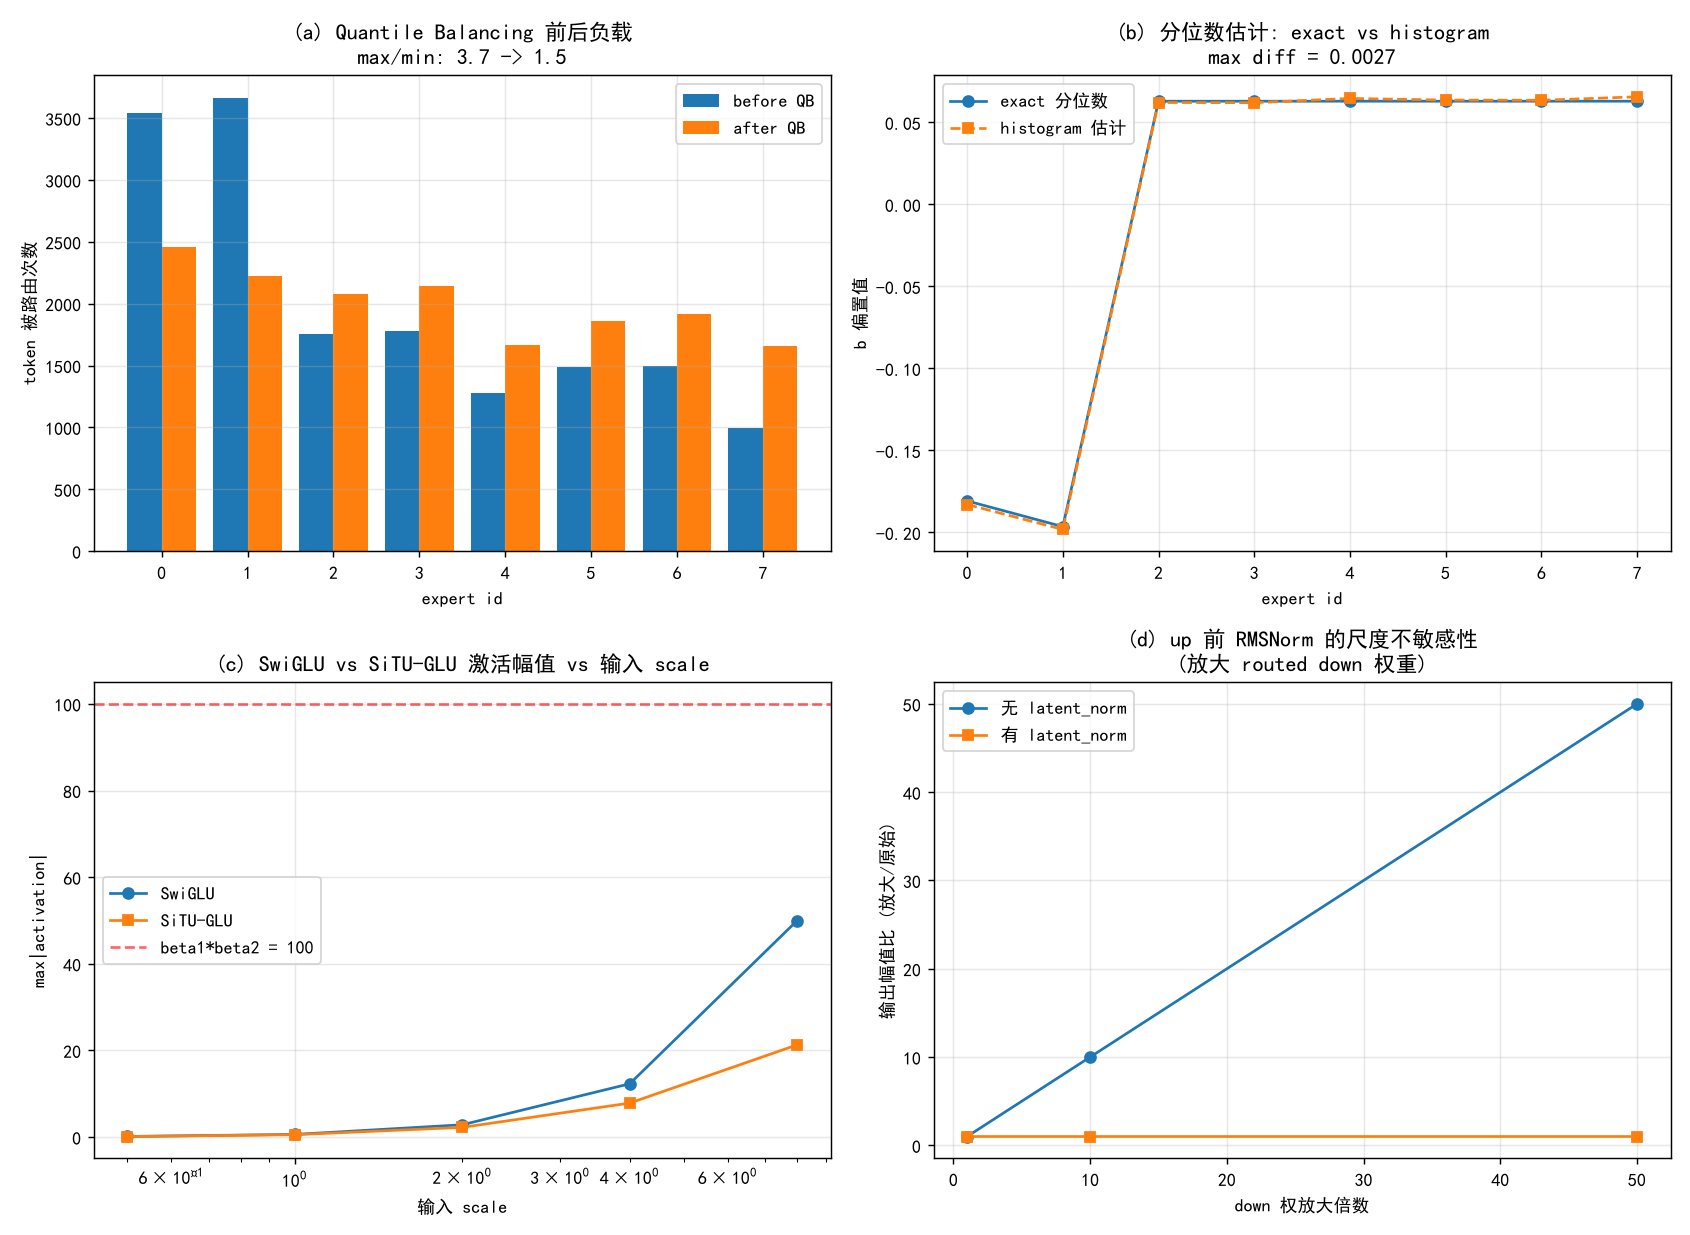

The Python source for this figure:
# -*- coding: utf-8 -*-
"""Stable LatentMoE 教学演示 —— K3 稀疏前馈 + 分位数负载均衡（论文 §2.3, Eqs. 11-14）。

运行:
    python experiments/moe/demo_stable_latent_moe.py
产出:
    experiments/moe/demo_stable_latent_moe.png   (2x2 四联图)
    experiments/moe/demo_stable_latent_moe.json  (关键数值, 供文档引用)

四联图(全部在 CPU 微型配置上运行, 可复现):
  (a) Quantile Balancing 前后负载柱状图 —— 一次 update_bias 把"热专家/冷专家"
      的载荷拉平, 对应论文 §2.3.3 "一步到达目标负载, 无需学习率", 兼附
      max_min_ratio / cv 两个健康指标;
  (b) 分位数估计精确性: update_bias_exact(torch.quantile) vs 直方图分箱估计
      (附录 D), 两者偏置差 ≤ 一个 bin 宽 —— 直方图方法只有微小近似损失;
  (c) SwiGLU vs SiTU-GLU 激活幅值 vs 输入尺度: SwuGLU 发散, SiTU-GLU 被钳在
      beta1*beta2 = 100 内(§2.3.2, Eq. 17);
  (d) up-projection 前的 RMSNorm: 把路由分支的 down 权重放大若干倍,
      无 latent_norm 的输出幅值随之放大, 有 latent_norm 的保持不变
      (对应测试 test_rmsnorm_stable_before_up_projection_removes_scale_sensitivity)。

一次运行产出 PNG + JSON, 并打印各子图关键读数; 文档 Phase 4.8 直接用这些数值
回填。所有代码 CPU 可运行, 无外部依赖(仅 torch/matplotlib)。
"""
from __future__ import annotations

import json
import pathlib
import sys

import matplotlib
matplotlib.use("Agg")
import matplotlib.pyplot as plt  # noqa: E402
import torch  # noqa: E402

ROOT = pathlib.Path(__file__).resolve().parents[6]
sys.path.insert(0, str(ROOT / "src"))
sys.path.insert(0, str(ROOT))

from plot_utils import setup_cjk_font  # noqa: E402  (experiments/attnres/plot_utils.py)

setup_cjk_font()

from models.llm.kimi_k3.config import MoEConfig  # noqa: E402
from models.llm.kimi_k3.modules.moe import StableLatentMoE  # noqa: E402
from models.llm.kimi_k3.modules.router_qb import QuantileBalancingRouter  # noqa: E402
from models.llm.kimi_k3.modules.situ_glu import SiTUGLU, SwiGLU  # noqa: E402

OUT = pathlib.Path(__file__).resolve().parent


def make_cfg(**kw) -> MoEConfig:
    """微型 MoE 配置(与 tests/math/test_moe.py 使用同一套 shape 约束)。"""
    base = dict(
        n_routed=8, n_shared=2, top_k=2, latent_dim=16,
        expert_hidden=24, shared_hidden=24, qb_bins=256,
    )
    base.update(kw)
    return MoEConfig(**base)


def make_imbalanced_router(dim, n_experts, top_k, hot, bins=256, seed=0):
    """构造一个"随机路由就天然失衡"的 Router: 放大热门专家权重行。

    复现论文 §2.3.3 想解决的 hot-expert 问题：在没有任何 bias 干预前,
    对任意 token 分数的 sigmoid() 对热门专家的值都更大 -> Top-k 路由天然
    集中在 hot 子集。这就是 QB 要矫治的载荷再平衡场景。
    """
    torch.manual_seed(seed)
    r = QuantileBalancingRouter(dim=dim, n_experts=n_experts, top_k=top_k,
                                enabled=True, bins=bins)
    with torch.no_grad():
        for e in hot:
            r.weight.data[e] *= 6.0
    return r


def collect_routing(router, n_batches, batch, dim, seed=0):
    """让 router 连续 n_batches 个随机 batch 做训练态前向, 拼接 scores/cutoffs。

    training 模式会把 histogram/load 累加进 buffer, 这正是 demo (a) 要观测的。
    """
    router.train()
    torch.manual_seed(seed)
    scores_all, cutoffs_all = [], []
    for _ in range(n_batches):
        x = torch.randn(batch, dim)
        out = router(x)
        scores_all.append(out.scores.detach())
        cutoffs_all.append(out.cutoff.detach())
    return torch.cat(scores_all, 0), torch.cat(cutoffs_all, 0)


def demo_quantile_balancing(dim=32, n_experts=8, top_k=2, n_batches=40,
                            batch=200, hot=(0, 1), bins=256):
    """(a)+(b) 分位数均衡的度量与估计精度。

    返回值里同时给出:
      - 均衡前/后的 load 分布与 max/min、cv 指标
      - exact 偏置(torch.quantile 真值)与直方图分箱估计的对比及差值
    """
    r = make_imbalanced_router(dim, n_experts, top_k, list(hot), bins=bins, seed=0)

    # --- 修复前: 收集 loads ---
    scores, cutoffs = collect_routing(r, n_batches, batch, dim, seed=1)
    load_before = [int(v) for v in r.load.tolist()]
    stats_before = r.load_balance_stats()

    # --- exact 偏置: torch.quantile 真值(Eq. 14 在全量坐标上直接做) ---
    r_exact = make_imbalanced_router(dim, n_experts, top_k, list(hot), bins=bins, seed=0)
    exact_bias = r_exact.update_bias_exact(scores, cutoffs)
    exact_arr = [float(v) for v in exact_bias.tolist()]

    # --- histogram 偏置: 同一批数据按 batch 切块喂进直方图(附录 D) ---
    r_hist = make_imbalanced_router(dim, n_experts, top_k, list(hot), bins=bins, seed=0)
    r_hist.histogram.zero_()
    r_hist.token_count.zero_()
    for i in range(0, scores.shape[0], batch):
        s = scores[i:i + batch]
        c = cutoffs[i:i + batch]
        top_idx = torch.topk(s + r_hist.bias, top_k, dim=-1).indices
        r_hist._accumulate(s.detach(), c.detach(), top_idx.detach())
    hist_bias = r_hist.update_bias()
    hist_arr = [float(v) for v in hist_bias.tolist()]

    # --- 修复后: 把 exact bias 写回原始 router, 重新收集(均衡路由) ---
    with torch.no_grad():
        r.bias.copy_(exact_bias)
    r.histogram.zero_()
    r.token_count.zero_()
    r.load.zero_()
    _, _ = collect_routing(r, n_batches, batch, dim, seed=2)
    load_after = [int(v) for v in r.load.tolist()]
    stats_after = r.load_balance_stats()

    err = max(abs(a - b) for a, b in zip(exact_arr, hist_arr))
    return {
        "bias_exact": exact_arr,
        "bias_hist": hist_arr,
        "max_abs_bias_diff": err,
        "load_before": load_before,
        "load_after": load_after,
        "stats_before": stats_before,
        "stats_after": stats_after,
    }


def demo_activation_bound():
    """(c) SwiGLU vs SiTU-GLU 激活幅值随输入尺度的关系。"""
    torch.manual_seed(0)
    situ = SiTUGLU(32, 64, beta_gate=4.0, beta_up=25.0)
    swiglu = SwiGLU(32, 64)
    z = torch.randn(128, 32)
    scales = [0.5, 1.0, 2.0, 4.0, 8.0]
    rows = []
    for sc in scales:
        x = z * sc
        with torch.no_grad():
            rows.append({
                "scale": sc,
                "swiglu": float(swiglu(x).abs().max()),
                "situ": float(situ(x).abs().max()),
            })
    return rows


def demo_rmsnorm_scale_scaling():
    """(d) 放大路由 down 权后, 无/有 latent_norm 的输出幅值比。"""
    torch.manual_seed(0)
    dim, n_exp, n_shared, top_k, latent = 16, 4, 1, 2, 8
    factors = [1.0, 10.0, 50.0]
    rows = []
    for factor in factors:
        cur = {}
        for use_norm in (False, True):
            cfg = make_cfg(n_routed=n_exp, n_shared=n_shared, top_k=top_k,
                           latent_dim=latent)
            moe = StableLatentMoE(dim, cfg).eval()
            with torch.no_grad():
                for p in moe.parameters():
                    p.normal_(std=0.2)
            x = torch.randn(2, 8, dim)
            flat = x.reshape(-1, dim)
            with torch.no_grad():
                lat = moe.down_proj(flat)
                route = moe.router(flat)
                rows_idx = torch.arange(len(flat), device=x.device).repeat_interleave(top_k)
                eo = moe.experts.forward_indexed(lat[rows_idx], route.indices.reshape(-1))
                u = torch.zeros_like(lat)
                u.index_add_(0, rows_idx, eo)
                base = float(moe.up_proj(moe.latent_norm(u) if use_norm else u).abs().max())
                # 放大 down 权 factor 倍, 重走路由分支
                moe.experts.down.mul_(factor)
                lat2 = moe.down_proj(flat)
                route2 = moe.router(flat)
                rows_idx2 = torch.arange(len(flat), device=x.device).repeat_interleave(top_k)
                eo2 = moe.experts.forward_indexed(lat2[rows_idx2], route2.indices.reshape(-1))
                u2 = torch.zeros_like(lat)
                u2.index_add_(0, rows_idx2, eo2)
                scaled = float(moe.up_proj(moe.latent_norm(u2) if use_norm else u2).abs().max())
            cur["ratio_with_norm" if use_norm else "ratio_no_norm"] = scaled / base
        cur["factor"] = factor
        rows.append(cur)
    return rows


def plot_demo_four(
    dim=32,
    n_experts=8,
    top_k=2,
    n_batches=40,
    batch=200,
    hot=(0, 1),
    bins=256,
):
    """计算 + 绘制 Stable LatentMoE 四联图，返回 (fig, text)。

    函数可被 gradio demo 等直接复用；绘图数据来自 demo_quantile_balancing /
    demo_activation_bound / demo_rmsnorm_scale_scaling 三个纯计算函数。
    """
    torch.set_num_threads(2)
    torch.manual_seed(0)

    qb = demo_quantile_balancing(
        dim=dim, n_experts=n_experts, top_k=top_k,
        n_batches=n_batches, batch=batch, hot=hot, bins=bins,
    )
    act = demo_activation_bound()
    rms = demo_rmsnorm_scale_scaling()

    fig, axes = plt.subplots(2, 2, figsize=(13, 9.5))

    # (a) QB 前后负载柱状
    ax = axes[0][0]
    idx = range(len(qb["load_before"]))
    ax.bar([i - 0.2 for i in idx], qb["load_before"], width=0.4, label="before QB")
    ax.bar([i + 0.2 for i in idx], qb["load_after"], width=0.4, label="after QB")
    ax.set_title("(a) Quantile Balancing 前后负载\n"
                 "max/min: %.1f -> %.1f" % (
                     qb["stats_before"]["max_min_ratio"],
                     qb["stats_after"]["max_min_ratio"]))
    ax.set_xlabel("expert id")
    ax.set_ylabel("token 被路由次数")
    ax.legend()
    ax.grid(alpha=0.3)

    # (b) exact vs histogram 分位数估计
    ax = axes[0][1]
    ax.plot(range(len(qb["bias_exact"])), qb["bias_exact"], "o-", label="exact 分位数")
    ax.plot(range(len(qb["bias_hist"])), qb["bias_hist"], "s--", label="histogram 估计")
    ax.set_title("(b) 分位数估计: exact vs histogram\nmax diff = %.4f" % qb["max_abs_bias_diff"])
    ax.set_xlabel("expert id")
    ax.set_ylabel("b 偏置值")
    ax.legend()
    ax.grid(alpha=0.3)

    # (c) 激活有界性
    ax = axes[1][0]
    ax.semilogx([r["scale"] for r in act], [r["swiglu"] for r in act],
                "o-", label="SwiGLU")
    ax.semilogx([r["scale"] for r in act], [r["situ"] for r in act],
                "s-", label="SiTU-GLU")
    ax.axhline(4.0 * 25.0, color="red", ls="--", alpha=0.6, label="beta1*beta2 = 100")
    ax.set_title("(c) SwiGLU vs SiTU-GLU 激活幅值 vs 输入 scale")
    ax.set_xlabel("输入 scale")
    ax.set_ylabel("max|activation|")
    ax.legend()
    ax.grid(alpha=0.3)

    # (d) up 前 RMSNorm 尺度不敏感性
    ax = axes[1][1]
    ax.plot([r["factor"] for r in rms], [r["ratio_no_norm"] for r in rms],
            "o-", label="无 latent_norm")
    ax.plot([r["factor"] for r in rms], [r["ratio_with_norm"] for r in rms],
            "s-", label="有 latent_norm")
    ax.set_title("(d) up 前 RMSNorm 的尺度不敏感性\n(放大 routed down 权重)")
    ax.set_xlabel("down 权放大倍数")
    ax.set_ylabel("输出幅值比 (放大/原始)")
    ax.legend()
    ax.grid(alpha=0.3)

    plt.tight_layout()

    text = (
        "== (a) Quantile Balancing 负载均衡 ==\n"
        "  load before: %s\n"
        "  load after : %s\n"
        "  max_min_ratio: %.3f -> %.3f (cv %.3f -> %.3f)\n"
        "== (b) 分位数估计误差 ==\n"
        "  exact: %s\n"
        "  hist : %s  (max diff = %.4f)\n"
        "== (c) 激活有界性 (最大输入 scale=%g) ==\n"
        "  SwiGLU max = %.1f,  SiTU-GLU max = %.1f\n"
        "== (d) RMSNorm 放大 50x 前后比 ==\n"
        "  无 norm = %.2f x,  有 norm = %.2f x"
        % (
            qb["load_before"], qb["load_after"],
            qb["stats_before"]["max_min_ratio"], qb["stats_after"]["max_min_ratio"],
            qb["stats_before"]["cv"], qb["stats_after"]["cv"],
            [round(v, 4) for v in qb["bias_exact"]],
            [round(v, 4) for v in qb["bias_hist"]], qb["max_abs_bias_diff"],
            act[-1]["scale"], act[-1]["swiglu"], act[-1]["situ"],
            rms[-1]["ratio_no_norm"], rms[-1]["ratio_with_norm"],
        )
    )
    return fig, text


def main() -> None:
    torch.set_num_threads(4)
    torch.manual_seed(0)

    hot = (0, 1)
    qb = demo_quantile_balancing(dim=32, n_experts=8, top_k=2, n_batches=40,
                                 batch=200, hot=hot)
    act = demo_activation_bound()
    rms = demo_rmsnorm_scale_scaling()

    fig, text = plot_demo_four()

    png = OUT / "demo_stable_latent_moe.png"
    fig.savefig(png, dpi=130)
    plt.close(fig)
    print("saved", png)

    print()
    print(text)

    payload = {
        "config": {"n_experts": 8, "top_k": 2, "hot": list(hot),
                   "n_batches": 40, "batch": 200},
        "quantile_balancing": qb,
        "activation": act,
        "rmsnorm": rms,
    }
    with open(OUT / "demo_stable_latent_moe.json", "w", encoding="utf-8") as f:
        json.dump(payload, f, ensure_ascii=False, indent=2)
    print("saved", OUT / "demo_stable_latent_moe.json")


if __name__ == "__main__":
    main()
